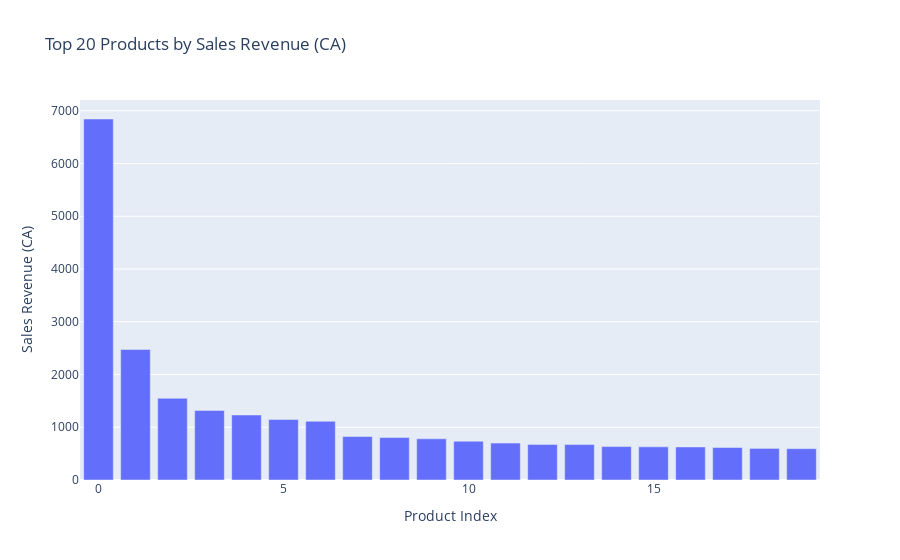

Notebook source saved alongside this figure:
### Code cell
top_20 = df_final_merge.head(20)
#Graphique en barre des 20 premiers articles avec plotly express
fig = px.bar(top_20, x= top_20.index, y='ca_par_article',
             title='Top 20 Products by Sales Revenue (CA)',
             labels={'index': 'Product Index', 'ca_par_article': 'Sales Revenue (CA)'})
fig.show()

### Figure 1 — Plotly figure (JSON) as saved in the notebook; plotly's stock layout.template omitted (floating-point values rounded to 4 significant figures)
{"data": [{"alignmentgroup": "True", "hovertemplate": "Product Index=%{x}<br>Sales Revenue (CA)=%{y}<extra></extra>", "legendgroup": "", "marker": {"color": "#636efa", "pattern": {"shape": ""}}, "name": "", "offsetgroup": "", "orientation": "v", "showlegend": false, "textposition": "auto", "type": "bar", "x": [0, 1, 2, 3, 4, 5, 6, 7, 8, 9, 10, 11, 12, 13, 14, 15, 16, 17, 18, 19], "xaxis": "x", "y": [6844, 2475, 1549.0, 1318.0, 1232.0, 1148.0, 1113, 824, 805, 781.2, 735, 700, 675, 672, 633.6, 628, 627, 616, 599.2, 594], "yaxis": "y"}], "layout": {"barmode": "relative", "legend": {"tracegroupgap": 0}, "title": {"text": "Top 20 Products by Sales Revenue (CA)"}, "xaxis": {"anchor": "y", "domain": [0, 1], "title": {"text": "Product Index"}}, "yaxis": {"anchor": "x", "domain": [0, 1], "title": {"text": "Sales Revenue (CA)"}}}}
